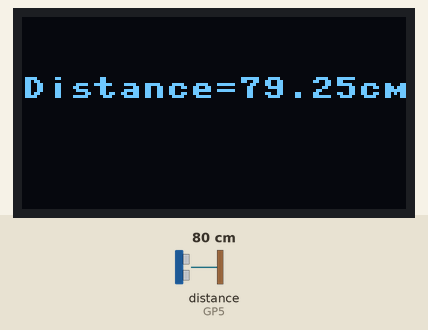
A program run on a simulated Raspberry Pi Pico running MicroPython. Shown: 128×64 one-colour display. The test bench sets the inputs (shaded band); at power-on: distance to the obstacle (sensor on GP5) 80 cm. The echo pulse lasts 58.3 µs per cm; what the program prints to the serial console is not drawn.

Above: at 1.2 s.
1.3 s: distance to the obstacle (sensor on GP5) set to 2 cm
At 3.0 s:
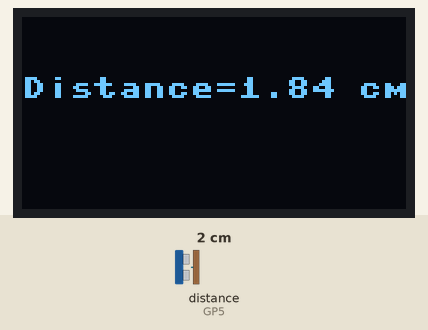
3.7 s: distance to the obstacle (sensor on GP5) set to 4 cm
At 5.5 s:
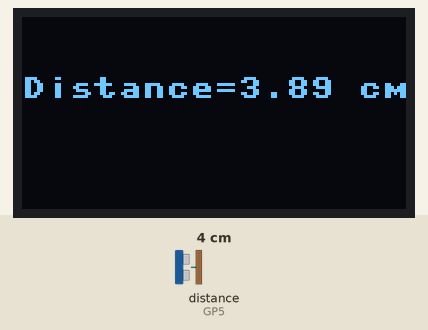
5.8 s: distance to the obstacle (sensor on GP5) set to 9 cm
At 7.2 s:
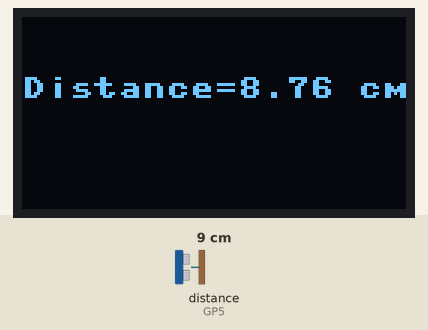
Timing chart, 0 to 8.8 s (numbered marks = the images above; inputs shaded):
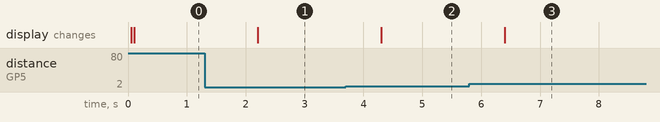

The program:

RpiPico_HCSR04_oled.py
```python
from machine import Pin, I2C
from ssd1306 import SSD1306_I2C
import time
trigger_pin=4
echo_pin=5

trigger=Pin(trigger_pin, Pin.OUT)
echo=Pin(echo_pin, Pin.IN)

WIDTH =128
HEIGHT= 64
i2c=I2C(0,scl=Pin(1),sda=Pin(0),freq=200000)
oled = SSD1306_I2C(WIDTH,HEIGHT,i2c)

while True:
    trigger.high()
    time.sleep_us(11)
    trigger.low()
    while (echo.value()==0):
        pass #wait for echo
    lastreadtime=time.ticks_us() # record the time when signal went HIGH
    while (echo.value()==1):
        pass #wait for echo to finish
    echotime=time.ticks_us()-lastreadtime
    if echotime>37000:
        print("No obstacle detected")
        oled.text("No obstacle detected", 0, 10)
        oled.show()
    else:
        distance = (echotime * 0.034) / 2
        print("Obstace distance= {}cm".format(distance))
        oled.text("Distance=", 0, 20)
        oled.text(str(round(distance,2)), 72, 20)
        oled.text("cm", 112, 20)
        oled.show()
    time.sleep(1)
    oled.fill(0)
    #oled.show()
```

Measured:
- after the input at 1.3 s, the display: changes after 0.91 s (image 1)
- after the input at 3.7 s, the display: changes after 0.60 s (image 2)
- after the input at 5.8 s, the display: changes after 0.60 s (image 3)
